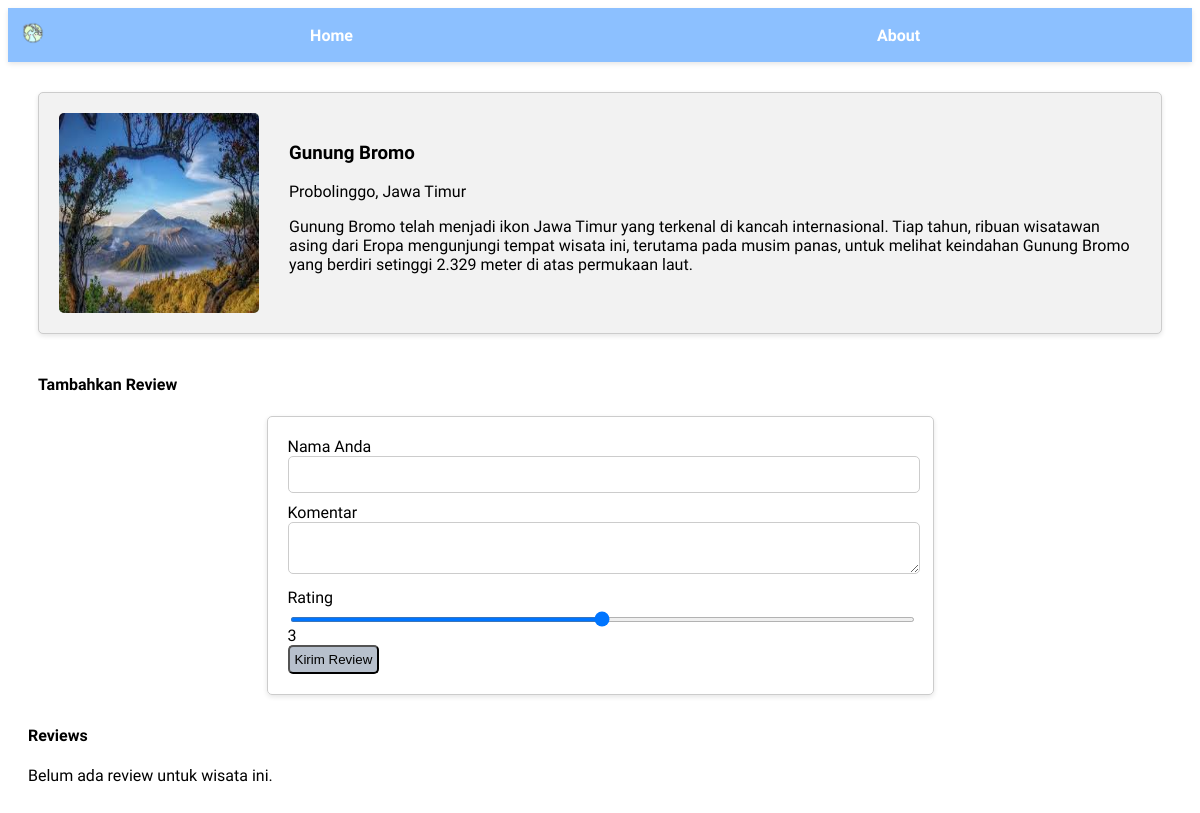
/detail/1, run on the app's committed database.
### wisata/models.py (models this page shows, shortened)
class Wisata(models.Model):
    nama = models.CharField(max_length=100)
    lokasi = models.CharField(max_length=100)
    deskripsi = models.TextField(max_length=1000)
    gambar = models.ImageField(upload_to='wisata', null=True, blank=True)

### wisata/views.py (the view, shortened to what this page needs)
# urls.py: path('detail/<int:wisata_id>', wisataView.detail,name='detail'),
def detail(request, wisata_id):
    wisata = get_object_or_404(Wisata, pk=wisata_id)
    reviews = wisata.reviews.all()
    context = {
        'wisata': wisata,
        'reviews': reviews,
    }
    return render(request, 'detail.html', context)

### wisata/templates/detail.html (shortened to what this page needs)
{% extends 'base.html' %}
{% block content %}
<div>
    <div>
        <div>
            <div class="wisata">
                <img src="{{ wisata.gambar.url }}" alt="wisata"/>
                <div class="text">
                <h3>{{ wisata.nama }}</h3>
                <p>{{ wisata.lokasi }}</p>
                <p>{{ wisata.deskripsi }}</p>
                </div>
            </div>
            <div class="review">
                <h4>Tambahkan Review</h4>
                <form method="post">
                    <div>
                        <label for="id_nama" class="form-label">Nama Anda</label><br/>
                        <input type="text" name="nama" id="id_nama" class="form-control" required>
                    </div>
                    <div>
                        <label for="id_review" class="form-label">Komentar</label><br/>
                        <textarea name="review" id="id_review" class="form-control"></textarea>
                    </div>
                    <div>
                        <label for="id_rating" class="form-label">Rating</label>
                        <div>
                            <input type="range" name="rating" id="id_rating" class="form-range" min="1"
                            max="5" value="3" oninput="this.nextElementSibling.value = this.value">
                            <output>3</output>
                        </div>
                    </div>
                    <button type="submit">Kirim Review</button>
                </form>
            </div>
                        <div>
                          <h4>Reviews</h4>
                          {% for review in reviews %}
                              <div class="card">
                                  <div >
                                      <h4>{{ review.nama }}</h4>
                                      <p>
                                          Rating: {{review.rating}}
                                      </p>
                                  </div>
                              </div>
                          {% empty %}
                              <p>Belum ada review untuk wisata ini.</p>
                          {% endfor %}
                      </div>
        </div>
    </div>
</div>
{% endblock content %}

### static/css/style.css (style rules this page uses)
html { font-family: "Parkinsans", sans-serif; font-optical-sizing: auto; font-weight: 300; }
.wisata { display: flex; padding: 20px; border: 1px solid #ccc; border-radius: 5px; margin: 10px; box-shadow: 0px 2px 5px rgba(0, 0, 0, 0.1); background-color: #f2f2f2; transition: all 0.3s ease-in-out; }
.wisata img { width: 200px; height: 200px; border-radius: 5px; margin-right: 20px; }
.wisata .text { padding: 10px; }
.review { padding: 10px; }
.review form { width: 625px; margin: 0 auto; padding: 20px; border: 1px solid #ccc; border-radius: 5px; box-shadow: 0px 2px 5px rgba(0, 0, 0, 0.1); }
.review input[type="text"] { padding: 10px; margin-bottom: 10px; border: 1px solid #ccc; border-radius: 5px; width: 610px; }
.review textarea { padding: 10px; margin-bottom: 10px; border: 1px solid #ccc; border-radius: 5px; width: 610px; }
.review input[type="range"] { width: 625px; height: 5px; background-color: #ddd; border-radius: 5px; text-align: center; }
.review button { background-color: #b7c0cc; padding: 5px; border-radius: 5px; }

### data on the page
Wisata: gambar (picture), nama "Gunung Bromo", lokasi "Probolinggo, Jawa Timur", deskripsi "Gunung Bromo telah menjadi ikon Jawa Timur yang terkenal di kancah internasional. Tiap tahun, ribuan wisatawan asing dari Eropa mengunjungi tempat wisata ini, terutama pada musim panas, untuk melihat keindahan Gunung Bromo yang berdiri setinggi 2.329 meter di atas permukaan laut."
